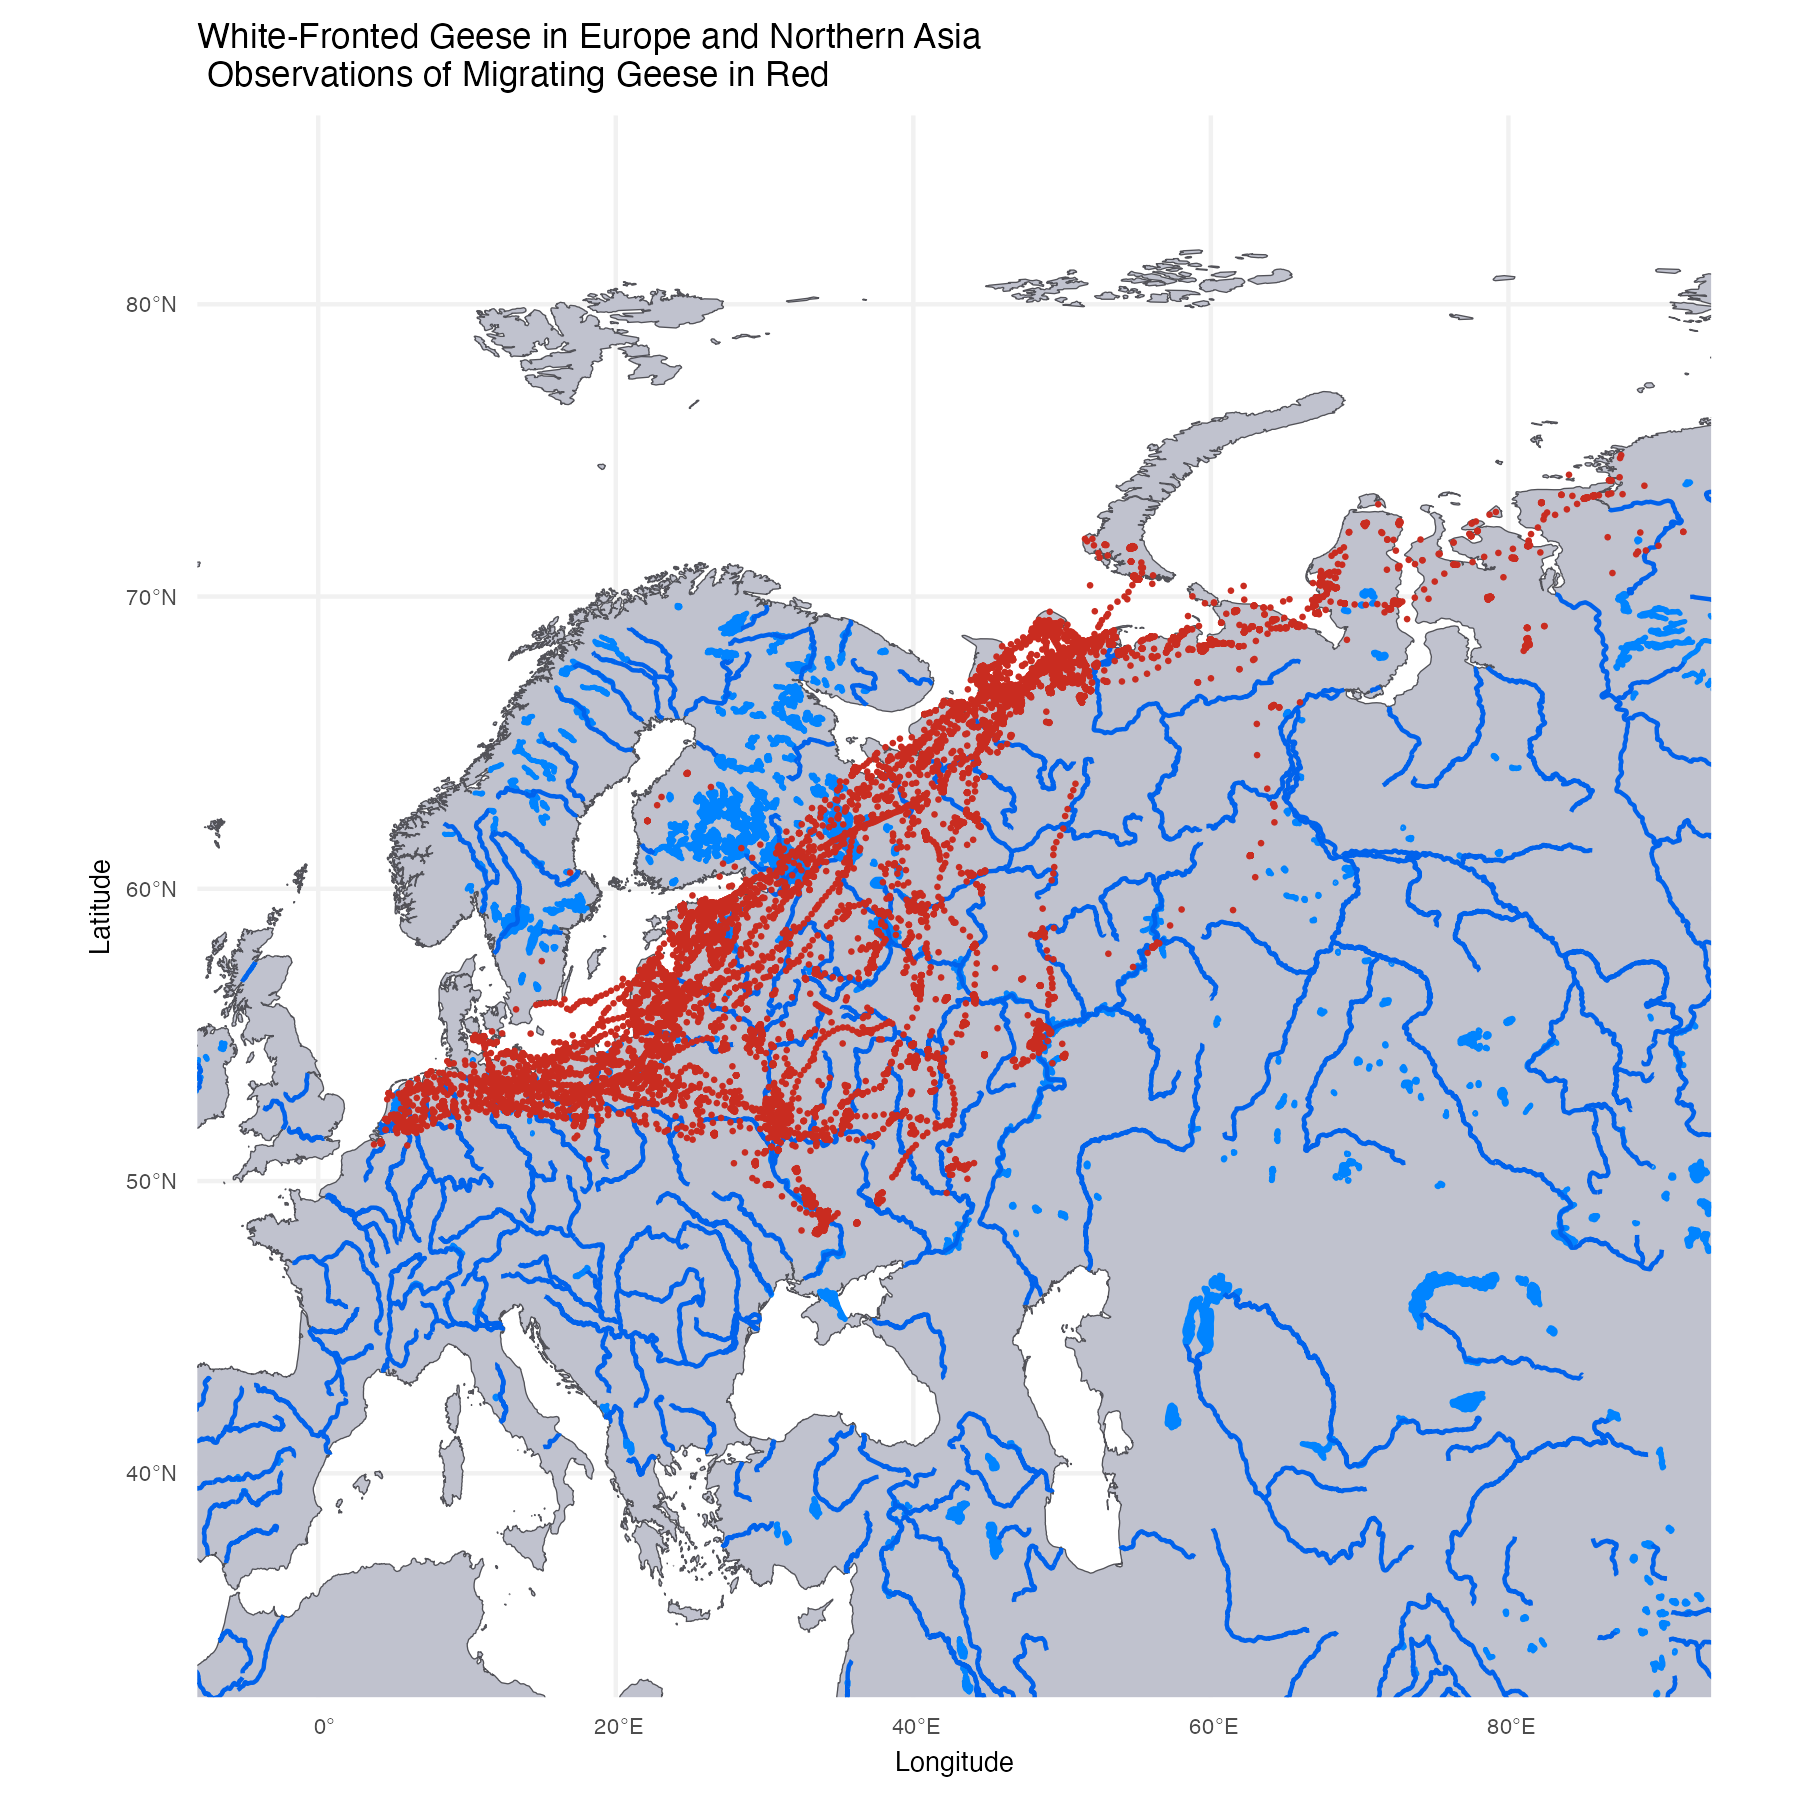

Reproduce this figure in R.
## Data Visualization (GOVT16-QSS17) Fall 2022
## Final Exam - 1) Geese
##
## Name: Carter Kruse
## Date: November 20th, 2022

library(ggplot2)
library(tidyverse)
library(devtools)

library(sp)
library(sf)
library(rgdal)
library(ggspatial)

land <- st_read("/Users/carterkruse/Data Viz Final/data/geese_problem/natural_usa/ne_10m_land/ne_10m_land.shp")
glimpse(land)

lakes <- st_read("/Users/carterkruse/Data Viz Final/data/geese_problem/natural_usa/ne_10m_lakes/ne_10m_lakes.shp")
glimpse(lakes)

rivers <- st_read("/Users/carterkruse/Data Viz Final/data/geese_problem/natural_usa/ne_10m_rivers_lake_centerlines/ne_10m_rivers_lake_centerlines.shp")
glimpse(rivers)

geese <- read_csv("/Users/carterkruse/Data Viz Final/data/geese_problem/geese.csv")
glimpse(geese)

final_plot <- land %>%
  ggplot() +
  geom_sf(size = 0.15, fill = "#C0C2CE", color = "#525258") +
  geom_sf(data = lakes, fill = "#0084FF", color = "#0084FF") +
  geom_sf(data = rivers, fill = "#0062EC", color = "#0062EC") +
  geom_point(data = geese, aes(x = `location-long`, y = `location-lat`), color = "#C92C20", size = 0.1) +
  coord_sf(xlim = c(-3.5, 89), ylim = c(34.8, 84)) +
  labs(title = "White-Fronted Geese in Europe and Northern Asia \n Observations of Migrating Geese in Red",
       x = "Longitude", y = "Latitude") +
  theme_minimal() +
  theme(panel.background = element_rect(fill = "#FFFFFF", color = "#FFFFFF"),
        plot.background = element_rect(fill = "#FFFFFF", color = "#FFFFFF"),
        panel.grid.major = element_line(color = "#F1F1F1"),
        title = element_text(color = "#000000", size = 7),
        axis.title = element_text(color = "#000000", size = 6.5),
        axis.text.x = element_text(size = 5.5, vjust = 1),
        axis.text.y = element_text(size = 5.5, hjust = 1))

final_plot

ggsave(filename = "geese.png", plot = final_plot, width = 6, height = 6, scale = 1, units = "in")
ggsave(filename = "geese.pdf", plot = final_plot, width = 6, height = 6, scale = 1, units = "in")

